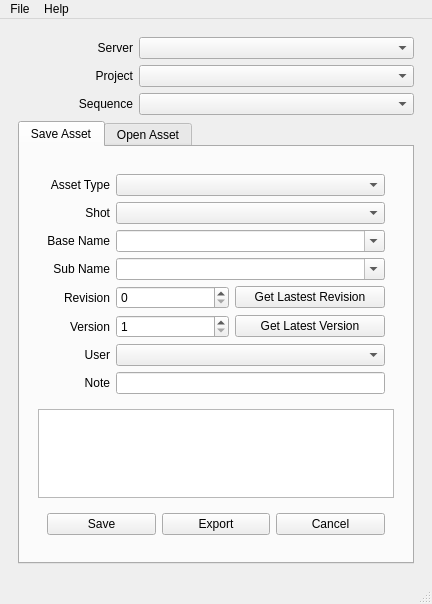
<?xml version="1.0" encoding="UTF-8"?>
<ui version="4.0">
 <class>MainWindow</class>
 <widget class="QMainWindow" name="MainWindow">
  <property name="windowModality">
   <enum>Qt::WindowModal</enum>
  </property>
  <property name="geometry">
   <rect>
    <x>0</x>
    <y>0</y>
    <width>398</width>
    <height>604</height>
   </rect>
  </property>
  <property name="sizePolicy">
   <sizepolicy hsizetype="Expanding" vsizetype="Expanding">
    <horstretch>1</horstretch>
    <verstretch>1</verstretch>
   </sizepolicy>
  </property>
  <property name="windowTitle">
   <string>asset IO</string>
  </property>
  <widget class="QWidget" name="centralwidget">
   <property name="sizePolicy">
    <sizepolicy hsizetype="Expanding" vsizetype="Expanding">
     <horstretch>1</horstretch>
     <verstretch>1</verstretch>
    </sizepolicy>
   </property>
   <layout class="QVBoxLayout" name="verticalLayout">
    <item>
     <widget class="QWidget" name="main_verticalWidget" native="true">
      <layout class="QVBoxLayout" name="main_verticalLayout" stretch="0,1">
       <item>
        <layout class="QGridLayout" name="main_gridLayout" columnminimumwidth="115,0">
         <item row="0" column="0">
          <widget class="QLabel" name="server_label">
           <property name="text">
            <string>Server</string>
           </property>
           <property name="alignment">
            <set>Qt::AlignRight|Qt::AlignTrailing|Qt::AlignVCenter</set>
           </property>
          </widget>
         </item>
         <item row="0" column="1">
          <widget class="QComboBox" name="server_comboBox">
           <property name="sizePolicy">
            <sizepolicy hsizetype="Expanding" vsizetype="Fixed">
             <horstretch>0</horstretch>
             <verstretch>0</verstretch>
            </sizepolicy>
           </property>
           <property name="statusTip">
            <string>Select a Server</string>
           </property>
           <property name="editable">
            <bool>false</bool>
           </property>
          </widget>
         </item>
         <item row="1" column="0">
          <widget class="QLabel" name="project_label">
           <property name="text">
            <string>Project</string>
           </property>
           <property name="alignment">
            <set>Qt::AlignRight|Qt::AlignTrailing|Qt::AlignVCenter</set>
           </property>
          </widget>
         </item>
         <item row="1" column="1">
          <widget class="QComboBox" name="project_comboBox">
           <property name="sizePolicy">
            <sizepolicy hsizetype="Expanding" vsizetype="Fixed">
             <horstretch>0</horstretch>
             <verstretch>0</verstretch>
            </sizepolicy>
           </property>
           <property name="statusTip">
            <string>Select a Project</string>
           </property>
           <property name="editable">
            <bool>false</bool>
           </property>
          </widget>
         </item>
         <item row="2" column="0">
          <widget class="QLabel" name="sequence_label">
           <property name="text">
            <string>Sequence</string>
           </property>
           <property name="alignment">
            <set>Qt::AlignRight|Qt::AlignTrailing|Qt::AlignVCenter</set>
           </property>
          </widget>
         </item>
         <item row="2" column="1">
          <widget class="QComboBox" name="sequence_comboBox">
           <property name="sizePolicy">
            <sizepolicy hsizetype="Expanding" vsizetype="Fixed">
             <horstretch>0</horstretch>
             <verstretch>0</verstretch>
            </sizepolicy>
           </property>
           <property name="statusTip">
            <string>Select a Sequence</string>
           </property>
           <property name="editable">
            <bool>false</bool>
           </property>
          </widget>
         </item>
        </layout>
       </item>
       <item>
        <widget class="QTabWidget" name="main_tabWidget">
         <property name="enabled">
          <bool>true</bool>
         </property>
         <property name="statusTip">
          <string>select a tab to save or open an asset or to manage a project</string>
         </property>
         <property name="currentIndex">
          <number>0</number>
         </property>
         <widget class="QWidget" name="saveAsset_tab">
          <attribute name="title">
           <string>Save Asset</string>
          </attribute>
          <layout class="QHBoxLayout" name="horizontalLayout_3">
           <item>
            <widget class="QWidget" name="saveAsest_verticalWidget" native="true">
             <layout class="QVBoxLayout" name="saveAsset_verticalLayout">
              <item>
               <widget class="QWidget" name="saveAsset_gridWidget" native="true">
                <property name="sizePolicy">
                 <sizepolicy hsizetype="Preferred" vsizetype="Preferred">
                  <horstretch>1</horstretch>
                  <verstretch>0</verstretch>
                 </sizepolicy>
                </property>
                <layout class="QGridLayout" name="saveAsset_gridLayout" columnstretch="0,0">
                 <item row="0" column="1">
                  <widget class="QComboBox" name="assetType_comboBox1">
                   <property name="sizePolicy">
                    <sizepolicy hsizetype="Preferred" vsizetype="Fixed">
                     <horstretch>1</horstretch>
                     <verstretch>0</verstretch>
                    </sizepolicy>
                   </property>
                   <property name="toolTip">
                    <string>Select an asset type</string>
                   </property>
                   <property name="statusTip">
                    <string>Select an asset type</string>
                   </property>
                  </widget>
                 </item>
                 <item row="7" column="1">
                  <widget class="QLineEdit" name="note_lineEdit1">
                   <property name="sizePolicy">
                    <sizepolicy hsizetype="Expanding" vsizetype="Fixed">
                     <horstretch>1</horstretch>
                     <verstretch>0</verstretch>
                    </sizepolicy>
                   </property>
                   <property name="toolTip">
                    <string>it is a limited field, try to keep it brief</string>
                   </property>
                   <property name="statusTip">
                    <string>it is a limited field, try to keep it brief</string>
                   </property>
                  </widget>
                 </item>
                 <item row="0" column="0">
                  <widget class="QLabel" name="assetType_label1">
                   <property name="text">
                    <string>Asset Type</string>
                   </property>
                   <property name="alignment">
                    <set>Qt::AlignRight|Qt::AlignTrailing|Qt::AlignVCenter</set>
                   </property>
                  </widget>
                 </item>
                 <item row="2" column="0">
                  <widget class="QLabel" name="baseName_label1">
                   <property name="text">
                    <string>Base Name</string>
                   </property>
                   <property name="alignment">
                    <set>Qt::AlignRight|Qt::AlignTrailing|Qt::AlignVCenter</set>
                   </property>
                  </widget>
                 </item>
                 <item row="3" column="1">
                  <widget class="QComboBox" name="subName_comboBox1">
                   <property name="enabled">
                    <bool>true</bool>
                   </property>
                   <property name="sizePolicy">
                    <sizepolicy hsizetype="Preferred" vsizetype="Fixed">
                     <horstretch>1</horstretch>
                     <verstretch>0</verstretch>
                    </sizepolicy>
                   </property>
                   <property name="toolTip">
                    <string>if the project supports SubName field, you can enter or select a subName</string>
                   </property>
                   <property name="statusTip">
                    <string>if the project supports SubName field, you can enter or select a subName</string>
                   </property>
                   <property name="editable">
                    <bool>true</bool>
                   </property>
                  </widget>
                 </item>
                 <item row="1" column="1">
                  <widget class="QComboBox" name="shot_comboBox1">
                   <property name="enabled">
                    <bool>true</bool>
                   </property>
                   <property name="sizePolicy">
                    <sizepolicy hsizetype="Preferred" vsizetype="Fixed">
                     <horstretch>1</horstretch>
                     <verstretch>0</verstretch>
                    </sizepolicy>
                   </property>
                   <property name="toolTip">
                    <string>if the type is a shot dependent type this will be activated</string>
                   </property>
                   <property name="statusTip">
                    <string>if the type is a shot dependent type this will be activated</string>
                   </property>
                  </widget>
                 </item>
                 <item row="6" column="1">
                  <widget class="QComboBox" name="user_comboBox1">
                   <property name="sizePolicy">
                    <sizepolicy hsizetype="Preferred" vsizetype="Fixed">
                     <horstretch>1</horstretch>
                     <verstretch>0</verstretch>
                    </sizepolicy>
                   </property>
                   <property name="toolTip">
                    <string>select your user initials</string>
                   </property>
                   <property name="statusTip">
                    <string>select your user initials</string>
                   </property>
                  </widget>
                 </item>
                 <item row="6" column="0">
                  <widget class="QLabel" name="user_label1">
                   <property name="text">
                    <string>User</string>
                   </property>
                   <property name="alignment">
                    <set>Qt::AlignRight|Qt::AlignTrailing|Qt::AlignVCenter</set>
                   </property>
                  </widget>
                 </item>
                 <item row="3" column="0">
                  <widget class="QLabel" name="subName_label1">
                   <property name="text">
                    <string>Sub Name</string>
                   </property>
                   <property name="alignment">
                    <set>Qt::AlignRight|Qt::AlignTrailing|Qt::AlignVCenter</set>
                   </property>
                  </widget>
                 </item>
                 <item row="2" column="1">
                  <widget class="QComboBox" name="baseName_comboBox1">
                   <property name="enabled">
                    <bool>true</bool>
                   </property>
                   <property name="sizePolicy">
                    <sizepolicy hsizetype="Preferred" vsizetype="Fixed">
                     <horstretch>1</horstretch>
                     <verstretch>0</verstretch>
                    </sizepolicy>
                   </property>
                   <property name="toolTip">
                    <string>for shot independent types enter or select a baseName</string>
                   </property>
                   <property name="statusTip">
                    <string>for shot independent types enter or select a baseName</string>
                   </property>
                   <property name="editable">
                    <bool>true</bool>
                   </property>
                  </widget>
                 </item>
                 <item row="5" column="0">
                  <widget class="QLabel" name="version_label1">
                   <property name="text">
                    <string>Version</string>
                   </property>
                   <property name="alignment">
                    <set>Qt::AlignRight|Qt::AlignTrailing|Qt::AlignVCenter</set>
                   </property>
                  </widget>
                 </item>
                 <item row="1" column="0">
                  <widget class="QLabel" name="shot_label1">
                   <property name="text">
                    <string>Shot</string>
                   </property>
                   <property name="alignment">
                    <set>Qt::AlignRight|Qt::AlignTrailing|Qt::AlignVCenter</set>
                   </property>
                  </widget>
                 </item>
                 <item row="7" column="0">
                  <widget class="QLabel" name="note_label1">
                   <property name="text">
                    <string>Note</string>
                   </property>
                   <property name="alignment">
                    <set>Qt::AlignRight|Qt::AlignTrailing|Qt::AlignVCenter</set>
                   </property>
                  </widget>
                 </item>
                 <item row="4" column="0">
                  <widget class="QLabel" name="revision_label1">
                   <property name="text">
                    <string>Revision</string>
                   </property>
                   <property name="alignment">
                    <set>Qt::AlignRight|Qt::AlignTrailing|Qt::AlignVCenter</set>
                   </property>
                  </widget>
                 </item>
                 <item row="5" column="1">
                  <widget class="QWidget" name="version_horizontalWidget" native="true">
                   <layout class="QHBoxLayout" name="version_horizontalLayout">
                    <property name="margin">
                     <number>0</number>
                    </property>
                    <item>
                     <widget class="QSpinBox" name="version_spinBox">
                      <property name="minimumSize">
                       <size>
                        <width>20</width>
                        <height>0</height>
                       </size>
                      </property>
                      <property name="toolTip">
                       <string>it is automatically increased by 1</string>
                      </property>
                      <property name="statusTip">
                       <string>it is automatically increased by 1</string>
                      </property>
                      <property name="prefix">
                       <string/>
                      </property>
                      <property name="minimum">
                       <number>1</number>
                      </property>
                      <property name="maximum">
                       <number>99999999</number>
                      </property>
                     </widget>
                    </item>
                    <item>
                     <widget class="QPushButton" name="version_pushButton">
                      <property name="minimumSize">
                       <size>
                        <width>150</width>
                        <height>0</height>
                       </size>
                      </property>
                      <property name="toolTip">
                       <string>gets the latest version number</string>
                      </property>
                      <property name="statusTip">
                       <string>gets the latest version number</string>
                      </property>
                      <property name="text">
                       <string>Get Latest Version</string>
                      </property>
                     </widget>
                    </item>
                   </layout>
                  </widget>
                 </item>
                 <item row="4" column="1">
                  <widget class="QWidget" name="revision_horizontalWidget" native="true">
                   <layout class="QHBoxLayout" name="revision_horizontalLayout">
                    <property name="margin">
                     <number>0</number>
                    </property>
                    <item>
                     <widget class="QSpinBox" name="revision_spinBox">
                      <property name="minimumSize">
                       <size>
                        <width>20</width>
                        <height>0</height>
                       </size>
                      </property>
                      <property name="toolTip">
                       <string>increase it when the asset needs a revision</string>
                      </property>
                      <property name="statusTip">
                       <string>increase it when the asset needs a revision</string>
                      </property>
                     </widget>
                    </item>
                    <item>
                     <widget class="QPushButton" name="revision_pushButton">
                      <property name="minimumSize">
                       <size>
                        <width>150</width>
                        <height>0</height>
                       </size>
                      </property>
                      <property name="toolTip">
                       <string>gets the latest revision number</string>
                      </property>
                      <property name="statusTip">
                       <string>gets the latest revision number</string>
                      </property>
                      <property name="text">
                       <string>Get Lastest Revision</string>
                      </property>
                     </widget>
                    </item>
                   </layout>
                  </widget>
                 </item>
                </layout>
               </widget>
              </item>
              <item>
               <widget class="QListWidget" name="assets_listWidget1">
                <property name="sizePolicy">
                 <sizepolicy hsizetype="Expanding" vsizetype="Expanding">
                  <horstretch>1</horstretch>
                  <verstretch>1</verstretch>
                 </sizepolicy>
                </property>
                <property name="toolTip">
                 <string>Lists the all versions of current asset</string>
                </property>
                <property name="statusTip">
                 <string>Lists the all versions of current asset</string>
                </property>
               </widget>
              </item>
              <item>
               <widget class="QWidget" name="saveButtons_horizontalWidget" native="true">
                <property name="sizePolicy">
                 <sizepolicy hsizetype="Preferred" vsizetype="Preferred">
                  <horstretch>1</horstretch>
                  <verstretch>0</verstretch>
                 </sizepolicy>
                </property>
                <layout class="QHBoxLayout" name="saveCanel_horizontalLayout" stretch="1,1,1">
                 <item>
                  <widget class="QPushButton" name="save_button">
                   <property name="sizePolicy">
                    <sizepolicy hsizetype="Expanding" vsizetype="Fixed">
                     <horstretch>0</horstretch>
                     <verstretch>0</verstretch>
                    </sizepolicy>
                   </property>
                   <property name="toolTip">
                    <string>Saves asset to the server</string>
                   </property>
                   <property name="statusTip">
                    <string>Saves asset to the server</string>
                   </property>
                   <property name="text">
                    <string>Save</string>
                   </property>
                  </widget>
                 </item>
                 <item>
                  <widget class="QPushButton" name="export_button">
                   <property name="toolTip">
                    <string>Exports the Selected items as a new asset</string>
                   </property>
                   <property name="statusTip">
                    <string>Exports the Selected items as a new asset</string>
                   </property>
                   <property name="text">
                    <string>Export</string>
                   </property>
                  </widget>
                 </item>
                 <item>
                  <widget class="QPushButton" name="cancel_button1">
                   <property name="sizePolicy">
                    <sizepolicy hsizetype="Expanding" vsizetype="Fixed">
                     <horstretch>0</horstretch>
                     <verstretch>0</verstretch>
                    </sizepolicy>
                   </property>
                   <property name="toolTip">
                    <string>Quit without doing anything</string>
                   </property>
                   <property name="statusTip">
                    <string>Quit without doing anything</string>
                   </property>
                   <property name="text">
                    <string>Cancel</string>
                   </property>
                  </widget>
                 </item>
                </layout>
               </widget>
              </item>
             </layout>
            </widget>
           </item>
          </layout>
         </widget>
         <widget class="QWidget" name="openAsset_tab">
          <attribute name="title">
           <string>Open Asset</string>
          </attribute>
          <layout class="QVBoxLayout" name="verticalLayout_2">
           <item>
            <widget class="QWidget" name="openAsset_verticalWidget" native="true">
             <layout class="QVBoxLayout" name="openAsset_verticalLayout">
              <item>
               <widget class="QWidget" name="openAsset_gridWidget" native="true">
                <property name="sizePolicy">
                 <sizepolicy hsizetype="Preferred" vsizetype="Preferred">
                  <horstretch>1</horstretch>
                  <verstretch>0</verstretch>
                 </sizepolicy>
                </property>
                <layout class="QGridLayout" name="openAsset_gridLayout" columnstretch="0,1" columnminimumwidth="100,0">
                 <item row="0" column="0">
                  <widget class="QLabel" name="assetType_label2">
                   <property name="text">
                    <string>Asset Type</string>
                   </property>
                   <property name="alignment">
                    <set>Qt::AlignRight|Qt::AlignTrailing|Qt::AlignVCenter</set>
                   </property>
                  </widget>
                 </item>
                 <item row="0" column="1">
                  <widget class="QComboBox" name="assetType_comboBox2">
                   <property name="sizePolicy">
                    <sizepolicy hsizetype="Preferred" vsizetype="Fixed">
                     <horstretch>1</horstretch>
                     <verstretch>0</verstretch>
                    </sizepolicy>
                   </property>
                   <property name="minimumSize">
                    <size>
                     <width>112</width>
                     <height>0</height>
                    </size>
                   </property>
                   <property name="toolTip">
                    <string>Select an asset type</string>
                   </property>
                   <property name="statusTip">
                    <string>Select an asset type</string>
                   </property>
                  </widget>
                 </item>
                 <item row="1" column="0">
                  <widget class="QLabel" name="shot_label2">
                   <property name="text">
                    <string>Shot</string>
                   </property>
                   <property name="alignment">
                    <set>Qt::AlignRight|Qt::AlignTrailing|Qt::AlignVCenter</set>
                   </property>
                  </widget>
                 </item>
                 <item row="1" column="1">
                  <widget class="QComboBox" name="shot_comboBox2">
                   <property name="sizePolicy">
                    <sizepolicy hsizetype="Preferred" vsizetype="Fixed">
                     <horstretch>1</horstretch>
                     <verstretch>0</verstretch>
                    </sizepolicy>
                   </property>
                   <property name="toolTip">
                    <string>if the type is a shot dependent type this will be activated</string>
                   </property>
                   <property name="statusTip">
                    <string>if the type is a shot dependent type this will be activated</string>
                   </property>
                  </widget>
                 </item>
                 <item row="2" column="0">
                  <widget class="QLabel" name="baseName_label2">
                   <property name="text">
                    <string>Base Name</string>
                   </property>
                   <property name="alignment">
                    <set>Qt::AlignRight|Qt::AlignTrailing|Qt::AlignVCenter</set>
                   </property>
                  </widget>
                 </item>
                 <item row="2" column="1">
                  <widget class="QComboBox" name="baseName_comboBox2">
                   <property name="sizePolicy">
                    <sizepolicy hsizetype="Preferred" vsizetype="Fixed">
                     <horstretch>1</horstretch>
                     <verstretch>0</verstretch>
                    </sizepolicy>
                   </property>
                   <property name="toolTip">
                    <string>for shot independent types select a baseName</string>
                   </property>
                   <property name="statusTip">
                    <string>for shot independent types select a baseName</string>
                   </property>
                  </widget>
                 </item>
                 <item row="3" column="0">
                  <widget class="QLabel" name="subName_label2">
                   <property name="text">
                    <string>Sub Name</string>
                   </property>
                   <property name="alignment">
                    <set>Qt::AlignRight|Qt::AlignTrailing|Qt::AlignVCenter</set>
                   </property>
                  </widget>
                 </item>
                 <item row="3" column="1">
                  <widget class="QComboBox" name="subName_comboBox2">
                   <property name="sizePolicy">
                    <sizepolicy hsizetype="Preferred" vsizetype="Fixed">
                     <horstretch>1</horstretch>
                     <verstretch>0</verstretch>
                    </sizepolicy>
                   </property>
                   <property name="toolTip">
                    <string>if the project supports SubName field, you can select a subName</string>
                   </property>
                   <property name="statusTip">
                    <string>if the project supports SubName field, you can select a subName</string>
                   </property>
                  </widget>
                 </item>
                </layout>
               </widget>
              </item>
              <item>
               <widget class="QListWidget" name="assets_listWidget2">
                <property name="sizePolicy">
                 <sizepolicy hsizetype="Expanding" vsizetype="Expanding">
                  <horstretch>1</horstretch>
                  <verstretch>1</verstretch>
                 </sizepolicy>
                </property>
                <property name="toolTip">
                 <string>all the asset for the current settings will be listed here</string>
                </property>
                <property name="statusTip">
                 <string>all the asset for the current settings will be listed here</string>
                </property>
               </widget>
              </item>
              <item>
               <widget class="QWidget" name="openButtons_horizontalWidget" native="true">
                <property name="sizePolicy">
                 <sizepolicy hsizetype="Preferred" vsizetype="Preferred">
                  <horstretch>1</horstretch>
                  <verstretch>0</verstretch>
                 </sizepolicy>
                </property>
                <layout class="QHBoxLayout" name="openButtons_horizontalLayout" stretch="1,1,1,1">
                 <item>
                  <widget class="QPushButton" name="open_button">
                   <property name="sizePolicy">
                    <sizepolicy hsizetype="Minimum" vsizetype="Fixed">
                     <horstretch>0</horstretch>
                     <verstretch>0</verstretch>
                    </sizepolicy>
                   </property>
                   <property name="statusTip">
                    <string>Open the selected asset</string>
                   </property>
                   <property name="text">
                    <string>Open</string>
                   </property>
                  </widget>
                 </item>
                 <item>
                  <widget class="QPushButton" name="reference_button">
                   <property name="sizePolicy">
                    <sizepolicy hsizetype="Minimum" vsizetype="Fixed">
                     <horstretch>0</horstretch>
                     <verstretch>0</verstretch>
                    </sizepolicy>
                   </property>
                   <property name="statusTip">
                    <string>Reference it tho the current scene (Maya only)</string>
                   </property>
                   <property name="text">
                    <string>Reference</string>
                   </property>
                  </widget>
                 </item>
                 <item>
                  <widget class="QPushButton" name="import_button">
                   <property name="sizePolicy">
                    <sizepolicy hsizetype="Minimum" vsizetype="Fixed">
                     <horstretch>0</horstretch>
                     <verstretch>0</verstretch>
                    </sizepolicy>
                   </property>
                   <property name="statusTip">
                    <string>Import the contents to the current scene</string>
                   </property>
                   <property name="text">
                    <string>Import</string>
                   </property>
                  </widget>
                 </item>
                 <item>
                  <widget class="QPushButton" name="cancel_button2">
                   <property name="statusTip">
                    <string>Quit without doing anything</string>
                   </property>
                   <property name="text">
                    <string>Cancel</string>
                   </property>
                  </widget>
                 </item>
                </layout>
               </widget>
              </item>
             </layout>
            </widget>
           </item>
          </layout>
         </widget>
        </widget>
       </item>
      </layout>
     </widget>
    </item>
   </layout>
  </widget>
  <widget class="QMenuBar" name="menubar">
   <property name="geometry">
    <rect>
     <x>0</x>
     <y>0</y>
     <width>398</width>
     <height>23</height>
    </rect>
   </property>
   <property name="sizePolicy">
    <sizepolicy hsizetype="MinimumExpanding" vsizetype="Minimum">
     <horstretch>0</horstretch>
     <verstretch>0</verstretch>
    </sizepolicy>
   </property>
   <widget class="QMenu" name="menuFile">
    <property name="title">
     <string>File</string>
    </property>
    <addaction name="actionOpen_Settings"/>
    <addaction name="actionSave_Asset"/>
    <addaction name="separator"/>
    <addaction name="actionSave_Settings"/>
    <addaction name="actionExit"/>
   </widget>
   <widget class="QMenu" name="menuHelp">
    <property name="title">
     <string>Help</string>
    </property>
    <addaction name="actionAbout"/>
    <addaction name="separator"/>
   </widget>
   <addaction name="menuFile"/>
   <addaction name="menuHelp"/>
  </widget>
  <widget class="QStatusBar" name="statusbar">
   <property name="sizePolicy">
    <sizepolicy hsizetype="Expanding" vsizetype="Expanding">
     <horstretch>0</horstretch>
     <verstretch>0</verstretch>
    </sizepolicy>
   </property>
  </widget>
  <action name="actionOpen_Settings">
   <property name="text">
    <string>Open Asset</string>
   </property>
  </action>
  <action name="actionAbout">
   <property name="text">
    <string>About oyProjectManager</string>
   </property>
  </action>
  <action name="actionSave_Asset">
   <property name="text">
    <string>Save Asset</string>
   </property>
  </action>
  <action name="actionSave_Settings">
   <property name="text">
    <string>Save Settings</string>
   </property>
  </action>
  <action name="actionExit">
   <property name="text">
    <string>Quit</string>
   </property>
  </action>
 </widget>
 <tabstops>
  <tabstop>server_comboBox</tabstop>
  <tabstop>project_comboBox</tabstop>
  <tabstop>sequence_comboBox</tabstop>
  <tabstop>main_tabWidget</tabstop>
  <tabstop>assetType_comboBox1</tabstop>
  <tabstop>shot_comboBox1</tabstop>
  <tabstop>baseName_comboBox1</tabstop>
  <tabstop>subName_comboBox1</tabstop>
  <tabstop>revision_pushButton</tabstop>
  <tabstop>version_spinBox</tabstop>
  <tabstop>version_pushButton</tabstop>
  <tabstop>user_comboBox1</tabstop>
  <tabstop>note_lineEdit1</tabstop>
  <tabstop>assets_listWidget1</tabstop>
  <tabstop>save_button</tabstop>
  <tabstop>export_button</tabstop>
  <tabstop>cancel_button1</tabstop>
  <tabstop>assets_listWidget2</tabstop>
  <tabstop>open_button</tabstop>
  <tabstop>reference_button</tabstop>
  <tabstop>import_button</tabstop>
  <tabstop>cancel_button2</tabstop>
 </tabstops>
 <resources/>
 <connections/>
</ui>
